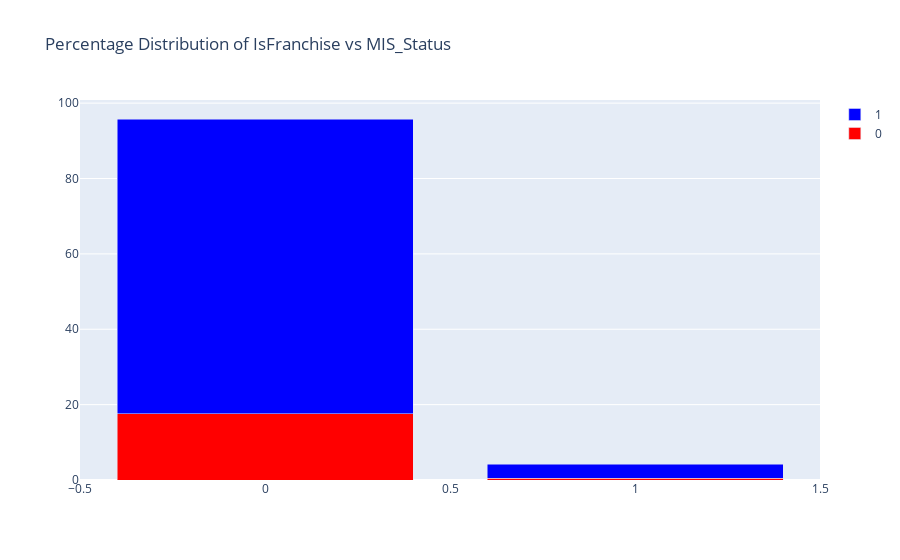

Notebook code cell kept with this figure:
### Markdown cell above
### 16. IsFranchise

### Code cell
feature_vs_target(loan_df, "IsFranchise")

### Figure 1 — Plotly figure (JSON) as saved in the notebook; plotly's stock layout.template omitted (floating-point values rounded to 4 significant figures)
{"data": [{"marker": {"color": "red"}, "name": "0", "type": "bar", "x": [1, 0], "y": [0.49, 17.58]}, {"marker": {"color": "blue"}, "name": "1", "type": "bar", "x": [1, 0], "y": [3.71, 78.21]}], "layout": {"barmode": "stack", "title": {"text": "Percentage Distribution of IsFranchise vs MIS_Status"}}}
